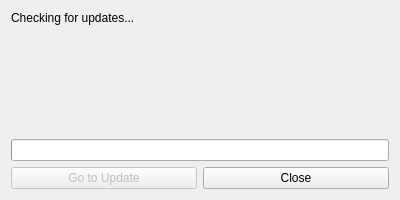
<?xml version="1.0" encoding="UTF-8"?>
<ui version="4.0">
 <class>Updater</class>
 <widget class="QDialog" name="Updater">
  <property name="geometry">
   <rect>
    <x>0</x>
    <y>0</y>
    <width>400</width>
    <height>200</height>
   </rect>
  </property>
  <property name="windowTitle">
   <string>Software Update</string>
  </property>
  <layout class="QVBoxLayout" name="verticalLayout">
   <item>
    <widget class="QLabel" name="statusLabel">
     <property name="text">
      <string>Checking for updates...</string>
     </property>
     <property name="alignment">
      <set>Qt::AlignLeft</set>
     </property>
     <property name="wordWrap">
      <bool>true</bool>
     </property>
    </widget>
   </item>
   <item>
    <widget class="QProgressBar" name="progressBar">
     <property name="value">
      <number>0</number>
     </property>
     <property name="textVisible">
      <bool>false</bool>
     </property>
    </widget>
   </item>
   <item>
    <layout class="QHBoxLayout" name="buttonLayout">
     <item>
      <widget class="QPushButton" name="updateButton">
       <property name="text">
        <string>Go to Update</string>
       </property>
       <property name="enabled">
        <bool>false</bool>
       </property>
      </widget>
     </item>
     <item>
      <widget class="QPushButton" name="closeButton">
       <property name="text">
        <string>Close</string>
       </property>
      </widget>
     </item>
    </layout>
   </item>
  </layout>
 </widget>
 <resources/>
 <connections/>
</ui>
